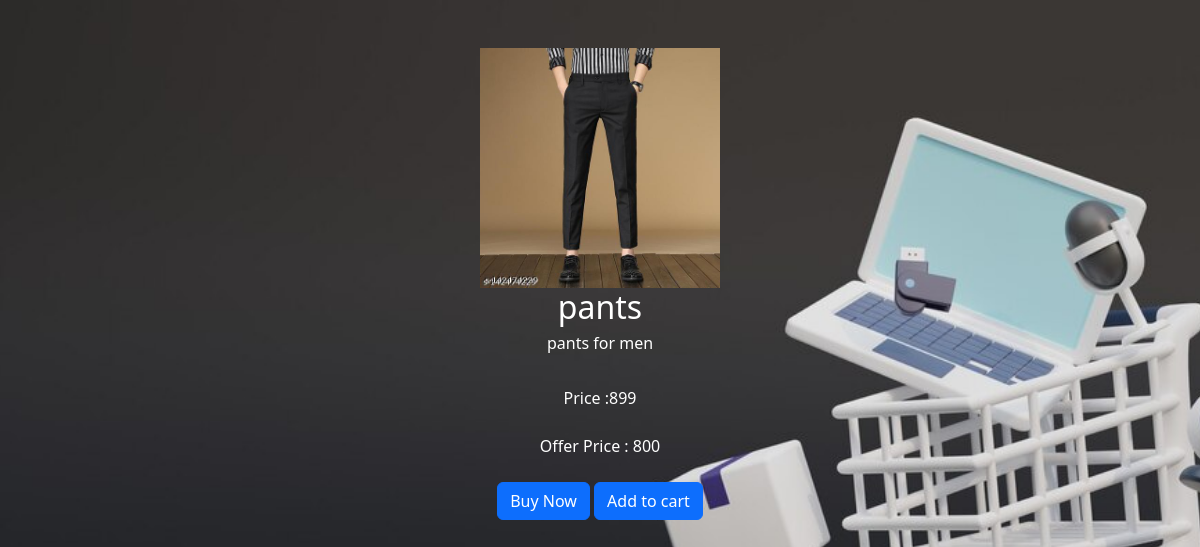
The page /view_product/2 on the database its author committed.
### app/models.py (models this page shows)
class product(models.Model):
    pid=models.TextField()
    name=models.TextField()
    dis=models.TextField()
    price=models.IntegerField()
    offer_price=models.IntegerField()
    stock=models.IntegerField()
    img=models.FileField()

### app/views.py (the view)
# urls.py: path('view_product/<pid>',views.view_product),
def view_product(req,pid):
    data=product.objects.get(pk=pid)
    return render(req,'user/view.html',{'data':data})

### templates/user/view.html (shortened to what this page needs)
<!DOCTYPE html>
<html lang="en">
<head>
    {% load static %}
    <link href="https://cdn.jsdelivr.net/npm/bootstrap@5.3.3/dist/css/bootstrap.min.css" rel="stylesheet">
    <link rel="stylesheet" href="{% static 'style.css' %}">
</head>
<body>
    <div class="vpro mt-5">
        <img src="{{data.img.url}}" alt="Card image" style="width:20%;height:50%">
        <h2>{{data.name}}</h2>
        <h6>{{data.dis}}</h6><br>
        Price :{{data.price}}<br><br>
        Offer Price : {{data.offer_price}}<br><br>
        <a href='../buyproduct/{{data.pk}}' class="btn btn-primary">Buy Now</a>
        <a href='../addtocart/{{data.pk}}' class="btn btn-primary">Add to cart</a>
    </div>
</body>
</html>

### static/style.css (style rules this page uses)
body { background: url('bg1.jpg') no-repeat center center fixed; background-size:cover; }
.vpro { text-align: center; color: white; }

### rows shown on the page
product: img (picture), name "pants", dis "pants for men", price "899", offer_price "800"
